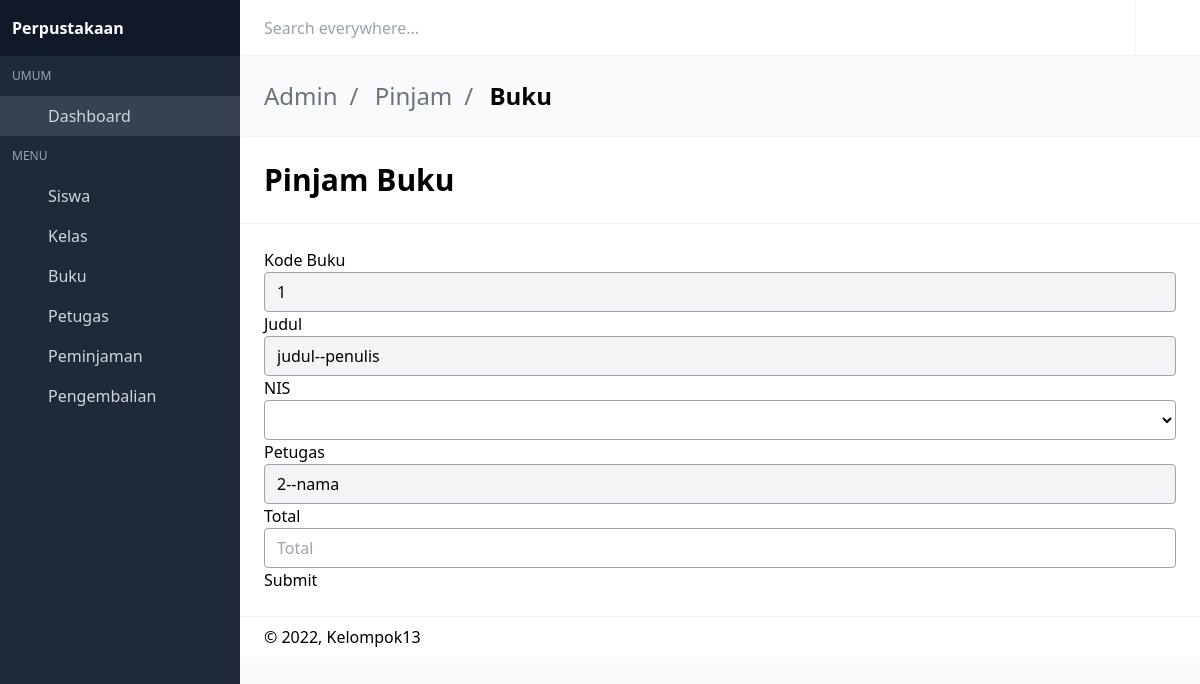
The app's page /main/admin/pinjam.php?id_buku=1 (signed in), older data.
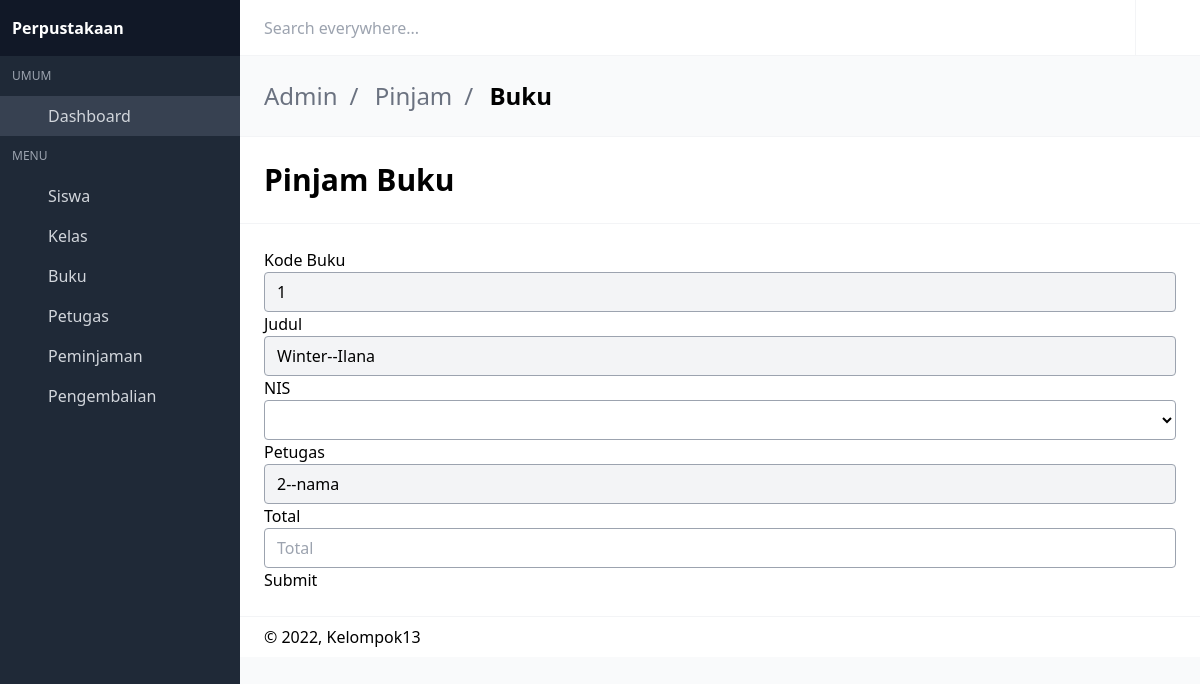
The same page, newer data.
### tables this page shows
CREATE TABLE `buku` (
  `id_buku` int(11) NOT NULL,
  `penulis` varchar(50) NOT NULL,
  `tahun` year(4) NOT NULL,
  `judul` varchar(255) NOT NULL,
  `kota` varchar(50) NOT NULL,
  `penerbit` varchar(255) NOT NULL,
  `cover` varchar(255) NOT NULL,
  `sinopsis` text NOT NULL,
  `stok` int(3) NOT NULL
);

### main/admin/pinjam.php (the view, shortened to what this page needs)
<?php
include_once("config.php");
$kodebuku = $_GET['id_buku'];
$result = mysqli_query($conn, "SELECT * FROM buku WHERE id_buku='$kodebuku'");
while ($data = mysqli_fetch_array($result)) {
    $judul = $data['judul'];
    $penulis = $data['penulis'];
}
$result = mysqli_query($conn, "SELECT * FROM siswa ");
?>
<!DOCTYPE html>
<html lang="en" class="">
<head>
  <link rel="stylesheet" href="css/main.css?v=1628755089081">
</head>
<body>
<div id="app">
<nav id="navbar-main" class="navbar is-fixed-top">
  <div class="navbar-brand">
    <div class="navbar-item">
      <div class="control"><input placeholder="Search everywhere..." class="input"></div>
    </div>
  </div>
  <div class="navbar-menu" id="navbar-menu">
    <div class="navbar-end">
      <a href="" class="navbar-item has-divider desktop-icon-only">
        <span class="icon"><i class="mdi mdi-help-circle-outline"></i></span>
      </a>
      <a href="keluar.php" title="Log out" class="navbar-item desktop-icon-only">
        <span class="icon"><i class="mdi mdi-logout"></i></span>
      </a>
    </div>
  </div>
</nav>
<aside class="aside is-placed-left is-expanded">
  <div class="aside-tools">
    <div>
    <b class="font-black">Perpustakaan</b>
    </div>
  </div>
  <div class="menu is-menu-main">
    <p class="menu-label">Umum</p>
    <ul class="menu-list">
      <li class="active">
        <a href="dashboard.php">
          <span class="icon"><i class="mdi mdi-desktop-mac"></i></span>
          <span class="menu-item-label">Dashboard</span>
        </a>
      </li>
    </ul>
    <p class="menu-label">Menu</p>
    <ul class="menu-list">
      <li class="--set-active-tables-html">
        <a href="siswa.php">
          <span class="icon"><i class="mdi mdi-account-circle"></i></span>
          <span class="menu-item-label">Siswa</span>
        </a>
      </li>
      <li class="--set-active-forms-html">
        <a href="kelas.php">
          <span class="icon"><i class="mdi mdi-table"></i></span>
          <span class="menu-item-label">Kelas</span>
        </a>
      </li>
      <li class="--set-active-profile-html">
        <a href="buku.php">
          <span class="icon"><i class="mdi mdi-book"></i></span>
          <span class="menu-item-label">Buku</span>
        </a>
      </li>
      <li>
        <a href="petugas.php">
          <span class="icon"><i class="mdi mdi-account-multiple"></i></span>
          <span class="menu-item-label">Petugas</span>
        </a>
      </li>
      <li>
        <a href="peminjaman.php">
          <span class="icon"><i class="mdi mdi-cart-plus"></i></span>
          <span class="menu-item-label">Peminjaman</span>
        </a>
      </li>
      <li>
        <a href="pengembalian.php">
          <span class="icon"><i class="mdi mdi-cart-minus"></i></span>
          <span class="menu-item-label">Pengembalian</span>
        </a>
      </li>
    </ul>
  </div>
</aside>
<section class="is-title-bar">
  <div class="flex flex-col md:flex-row items-center justify-between space-y-6 md:space-y-0">
    <ul>
      <li>Admin</li>
      <li>Pinjam</li>
      <li>Buku</li>
    </ul>
  </div>
</section>
<section class="is-hero-bar">
  <div class="flex flex-col md:flex-row items-center justify-between space-y-6 md:space-y-0">
    <h1 class="title">
      Pinjam Buku
    </h1>
  </div>
</section>
<section class="is-hero-bar">
  <form name="update_user" method="post" enctype="multipart/form-data" action="">
<label>Kode Buku</label>
<div class="mb-3">
    <input readonly type="text" value="<?php echo $kodebuku; ?>" name="kodebuku" class="input" placeholder="NIP" aria-label="Email" aria-describedby="email-addon">
</div>
<label>Judul</label>
<div class="mb-3">
    <input readonly type="text" name="judul" value="<?php echo $judul . "--" . $penulis; ?>" class="input" placeholder="Judul" aria-label="Email" aria-describedby="email-addon">
</div>
<label>NIS</label>
<select name="nis" class="input" aria-label="Default select example">
    <option selected></option>
    <?php
    while ($data = mysqli_fetch_array($result)) {
    ?>
        <option value="<?php echo $data['nis']; ?>"><?php echo $data['nis'] . '.' . $data['nama']; ?></option>
    <?php
    }
    ?>
</select>
<label>Petugas</label>
<div class="mb-3">
    <input readonly type="text" value="<?php echo $_SESSION['nip']."--".$_SESSION['nama']; ?>" name="nama" class="input" placeholder="NIP" aria-label="Email" aria-describedby="email-addon">
</div>
<label>Total</label>
<div class="mb-3">
    <input type="number" name="total" class="input" placeholder="Total" aria-label="Email" aria-describedby="email-addon">
</div>
<div class="text-center">
    <button type="submit" name="submit" class="btn bg-gradient-info w-100 mt-4 mb-0">Submit</button>
</div>
</form>
</section>
<footer class="footer">
  <div class="flex flex-col md:flex-row items-center justify-between space-y-3 md:space-y-0">
    <div class="flex items-center justify-start space-x-3">
      <div>
        © 2022, Kelompok13
      </div>
    </div>
  </div>
</footer>
</div>
<link rel="stylesheet" href="https://cdn.materialdesignicons.com/4.9.95/css/materialdesignicons.min.css">
</body>
</html>

Row changes from the older to the newer data that the page shows:
changed buku: judul "judul--penulis" → "Winter--Ilana"
